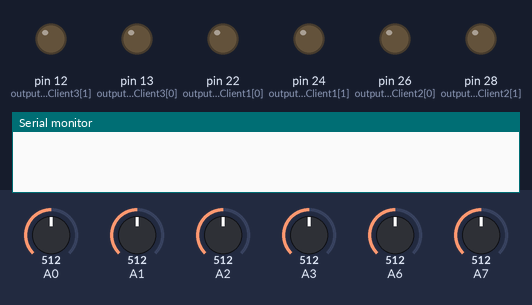
The sketch below on a simulated Arduino Mega 2560, built with avr-gcc and run on an emulated ATmega2560. Parts: output pins drawn as LEDs (lit = HIGH), the last lines printed to the serial monitor. Dashed ring = blinking. The inputs (shaded band) are chosen by the test bench; at power-on: A3 = 512, A7 = 512, A6 = 512, A0 = 512, A1 = 512, A2 = 512.

Above: at 1.2 s.
1.3 s: A3 set to 937
2.8 s: A3 set to 961
At 3.3 s:
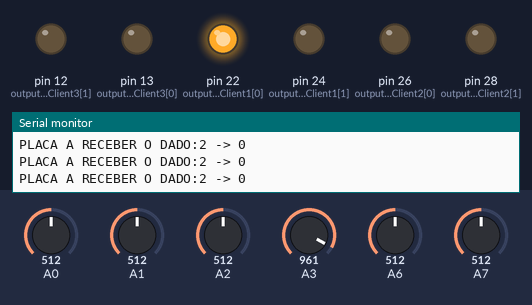
4.3 s: A7 set to 939
7.3 s: A7 set to 965
At 8.5 s:
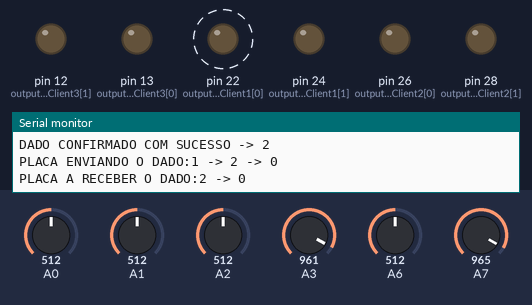
8.9 s: A6 set to 939
11.9 s: A6 set to 968
At 12.7 s:
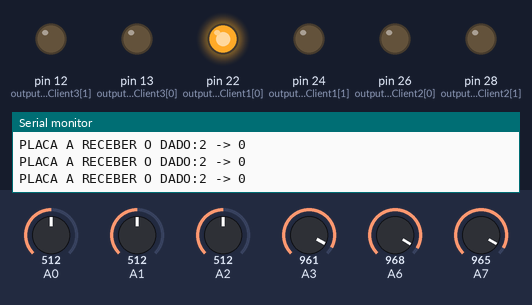
Timing chart, 0 to 14.9 s (numbered marks = the images above; inputs shaded):
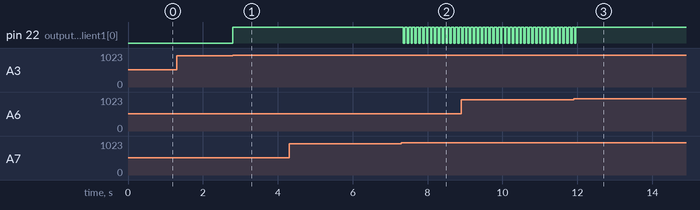

Measured:
- the behaviour switches between 949 and 950 on A3 (found by bisection; images 0 and 1)
- the behaviour switches between 949 and 950 on A7 (found by bisection; images 1 and 2)
- the behaviour switches between 949 and 950 on A6 (found by bisection; images 2 and 3)
- after the input at 1.3 s, every drawn part: stays the same
- after the input at 2.8 s, pin 22 (outputPinClient1[0]): LOW → HIGH at once
- after the input at 7.3 s, pin 22 (outputPinClient1[0]): alternates HIGH for 0.07 s and LOW for 0.04 s, starting after 0.05 s
- after the input at 11.9 s, pin 22 (outputPinClient1[0]): goes on until 12.0 s, then stays HIGH

The sketch:

app.ino
```cpp
//inicializacao da fpga: o endereço de envio de dado deve ser igual ao endereço dado para a placa
//o codigo parte do pressuposto que se o valor do endereço for igual o da placa, então não está enviando dado
//as confirmaçoes são todas endereço

const int inputPinClient1[4] = {0, 1, 2, 3}; // data[1:0] address[3:2]
const int outputPinClient1[2] = {22, 24};

const int inputPinClient2[4] = {4, 5, 6, 7}; // data[1:0] address[3:2]
const int outputPinClient2[2] = {26, 28};

const int inputPinClient3[4] = {0, 1, 2, 3}; // data[1:0] address[3:2]
const int outputPinClient3[2] = {13, 12};

const int posQueue = 0;

int contador = 0;


typedef struct {
  int receiver[2]; //quem vai receber
  int sender; //quem esta enviando
  int data[2]; //dado
  int status; // 0: req concluida, 1: aguardando envio, 2: enviado, aguardando confirmacao
} package;

package queue[4]; // as posicoes representam os senders


void setup() {
  Serial.begin(9600);

  pinMode(inputPinClient1[0], INPUT);
  pinMode(inputPinClient1[1], INPUT);
  pinMode(inputPinClient1[2], INPUT);
  pinMode(inputPinClient1[3], INPUT);

  pinMode(inputPinClient2[0], INPUT);
  pinMode(inputPinClient2[1], INPUT);
  pinMode(inputPinClient2[2], INPUT);
  pinMode(inputPinClient2[3], INPUT);

  pinMode(inputPinClient3[0], INPUT);
  pinMode(inputPinClient3[1], INPUT);
  pinMode(inputPinClient3[2], INPUT);
  pinMode(inputPinClient3[3], INPUT);

  pinMode(outputPinClient1[0], OUTPUT);
  pinMode(outputPinClient1[1], OUTPUT);

  pinMode(outputPinClient2[0], OUTPUT);
  pinMode(outputPinClient2[1], OUTPUT);

  pinMode(outputPinClient3[0], OUTPUT);
  pinMode(outputPinClient3[1], OUTPUT);

  analogReference(INTERNAL1V1); // setup for using analog ports
  queue[posQueue].status = 0;
}


void loop() {


  if (queue[posQueue].status == 2){
  }
  //Serial.println(queue[posQueue].status);
  if (queue[posQueue].status == 0) {

      contador = 0;
      // pegando o dado e colocando na fila para enviar
      //verificar se algum dado está sendo enviado

      int isSender = 0;
      isSender = verificaEnvio(inputPinClient1, outputPinClient1, 1);
      if(isSender == 0){
        isSender = verificaEnvio(inputPinClient2, outputPinClient2, 2);
      }

  }

  if (queue[posQueue].status == 1) { //enviando o dado
    contador = 0;
    int addressNumber = convertNumber(queue[posQueue].receiver[0], queue[posQueue].receiver[1]);
    enviaDadoParaPlaca(addressNumber);
  }

  if (queue[posQueue].status == 2) {
    //todo: confirmacao de recebimento


    if(contador >= 5){
        queue[posQueue].status = 1;
        contador = 0;
    }

    contador++;
    verificaConfirmacao(convertNumber(queue[posQueue].receiver[0], queue[posQueue].receiver[1]));
  }

}

void verificaConfirmacao(int endereco){
  int auxPin [4];
  if(endereco == 1){
    auxPin[0] = inputPinClient1[0];
    auxPin[1] = inputPinClient1[1];
    auxPin[2] = inputPinClient1[2];
    auxPin[3] = inputPinClient1[3];
  }
  else if(endereco == 2){
    auxPin[0] = inputPinClient2[0];
    auxPin[1] = inputPinClient2[1];
    auxPin[2] = inputPinClient2[2];
    auxPin[3] = inputPinClient2[3];
  }
  else if(endereco == 3){
    auxPin[0] = inputPinClient3[0];
    auxPin[1] = inputPinClient3[1];
    auxPin[2] = inputPinClient3[2];
    auxPin[3] = inputPinClient3[3];
  }

  if(convertNumber(analogRead(auxPin[2]),analogRead(auxPin[3])) == endereco){
    Serial.print("DADO CONFIRMADO COM SUCESSO -> ");
    Serial.println(endereco);
    resetStatus();
  }
}

void enviaDadoParaPlaca(int endereco){

  int auxOutput0 = outputPinClient1[0];
  int auxOutput1 = outputPinClient1[1];

  if(endereco == 2){
    auxOutput0 = outputPinClient2[0];
    auxOutput1 = outputPinClient2[1];
  }
  else if(endereco == 3){
    auxOutput0 = outputPinClient3[0];
    auxOutput1 = outputPinClient3[1];
  }

  Serial.print("PLACA A RECEBER O DADO:");
  Serial.print(endereco);
  Serial.print(" -> ");
  Serial.println(convertNumber(queue[posQueue].data[0],queue[posQueue].data[1]));

  //logica para enviar o dado
  if (queue[posQueue].data[0] >= 950)
    digitalWrite(auxOutput0, HIGH);
  else
    digitalWrite(auxOutput0, LOW);
  if (queue[posQueue].data[1] >= 950)
    digitalWrite(auxOutput1, HIGH);
  else
    digitalWrite(auxOutput1, LOW);

  queue[posQueue].status = 2;
}


void decimalBinarioEscritor(const int outputPin[], int numPlaca){
  if (numPlaca == 0){
    digitalWrite(outputPin[0], LOW);
    digitalWrite(outputPin[1], LOW);
  }
  else if(numPlaca == 1){
    digitalWrite(outputPin[0], HIGH);
    digitalWrite(outputPin[1], LOW);
  }
  else if (numPlaca == 2){
    digitalWrite(outputPin[0], LOW);
    digitalWrite(outputPin[1], HIGH);
  }
  else if (numPlaca == 3){
    digitalWrite(outputPin[0], HIGH);
    digitalWrite(outputPin[1], HIGH);
  }
}

//funcao que verifica qual placa está enviando e armazena os valores no queue
int verificaEnvio(const int inputPin [], const int outputPin [], int numPlaca){

  int numConverted = convertNumber(analogRead(inputPin[2]),analogRead(inputPin[3]));
  if((numConverted != 0) && (numConverted != numPlaca)){
    Serial.print("PLACA ENVIANDO O DADO:");
    Serial.print(numPlaca);
    Serial.print(" -> ");
    Serial.print(numConverted);
    Serial.print(" -> ");
    Serial.println(convertNumber(analogRead(inputPin[0]),analogRead(inputPin[1])));

    //fazendo a placa parar de enviar dado
    decimalBinarioEscritor(outputPin, numPlaca);

    //envio de dados
    queue[posQueue].data[0] = analogRead(inputPin[0]);
    queue[posQueue].data[1] = analogRead(inputPin[1]);

    queue[posQueue].receiver[0] = analogRead(inputPin[2]);
    queue[posQueue].receiver[1] = analogRead(inputPin[3]);

    queue[posQueue].sender = numPlaca;

    //alterando o status da fila
    queue[posQueue].status = 1;

    return 1;
  }
  return 0;
}

void resetStatus(){

  queue[posQueue].status = 0;
  digitalWrite(outputPinClient1[0], LOW);
  digitalWrite(outputPinClient1[1], LOW);

  digitalWrite(outputPinClient2[0], LOW);
  digitalWrite(outputPinClient2[1], LOW);

  digitalWrite(outputPinClient3[0], LOW);
  digitalWrite(outputPinClient3[1], LOW);
}

/*
Converte binario em decimal - pos0 é o menos significativo
*/
int convertNumber(int pos0, int pos1){
  int address = 0;
  if(pos0 >= 950)
    address = address + 1;
  if(pos1 >= 950)
    address = address + 2;
  return address;
}
```
